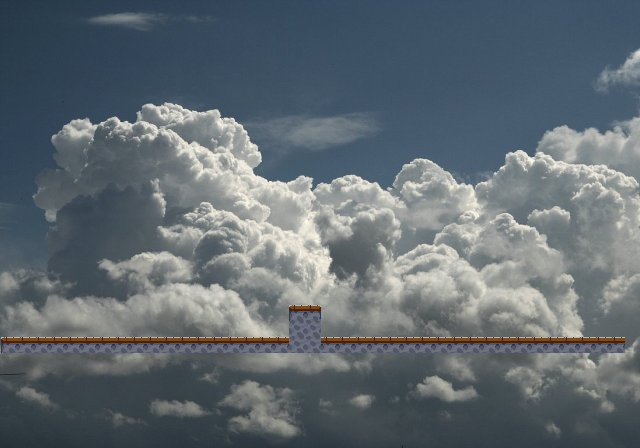

This game map was drawn from its Tiled (.tmx) file and the tilesets committed beside it. A one-line description and the full map source follow:
An orthogonal 40x28 tile map with 16x16 px tiles, 1 tile layer (Kachelebene 1), 1 image layer and 2 objects.

<map version="1.0" orientation="orthogonal" width="40" height="28" tilewidth="16" tileheight="16">
 <tileset firstgid="1" name="jumpnrun" tilewidth="16" tileheight="16">
  <tileoffset x="1" y="1" />
  <image source="CdH_TILES.png" trans="ff00ff" width="320" height="320" />
 </tileset>
 <imagelayer name="Bildebene 1" width="40" height="28">
  <image source="wolken.jpg" />
 </imagelayer>
 <layer name="Kachelebene 1" width="40" height="28">
  <data encoding="csv">
0,0,0,0,0,0,0,0,0,0,0,0,0,0,0,0,0,0,0,0,0,0,0,0,0,0,0,0,0,0,0,0,0,0,0,0,0,0,0,0,
0,0,0,0,0,0,0,0,0,0,0,0,0,0,0,0,0,0,0,0,0,0,0,0,0,0,0,0,0,0,0,0,0,0,0,0,0,0,0,0,
0,0,0,0,0,0,0,0,0,0,0,0,0,0,0,0,0,0,0,0,0,0,0,0,0,0,0,0,0,0,0,0,0,0,0,0,0,0,0,0,
0,0,0,0,0,0,0,0,0,0,0,0,0,0,0,0,0,0,0,0,0,0,0,0,0,0,0,0,0,0,0,0,0,0,0,0,0,0,0,0,
0,0,0,0,0,0,0,0,0,0,0,0,0,0,0,0,0,0,0,0,0,0,0,0,0,0,0,0,0,0,0,0,0,0,0,0,0,0,0,0,
0,0,0,0,0,0,0,0,0,0,0,0,0,0,0,0,0,0,0,0,0,0,0,0,0,0,0,0,0,0,0,0,0,0,0,0,0,0,0,0,
0,0,0,0,0,0,0,0,0,0,0,0,0,0,0,0,0,0,0,0,0,0,0,0,0,0,0,0,0,0,0,0,0,0,0,0,0,0,0,0,
0,0,0,0,0,0,0,0,0,0,0,0,0,0,0,0,0,0,0,0,0,0,0,0,0,0,0,0,0,0,0,0,0,0,0,0,0,0,0,0,
0,0,0,0,0,0,0,0,0,0,0,0,0,0,0,0,0,0,0,0,0,0,0,0,0,0,0,0,0,0,0,0,0,0,0,0,0,0,0,0,
0,0,0,0,0,0,0,0,0,0,0,0,0,0,0,0,0,0,0,0,0,0,0,0,0,0,0,0,0,0,0,0,0,0,0,0,0,0,0,0,
0,0,0,0,0,0,0,0,0,0,0,0,0,0,0,0,0,0,0,0,0,0,0,0,0,0,0,0,0,0,0,0,0,0,0,0,0,0,0,0,
0,0,0,0,0,0,0,0,0,0,0,0,0,0,0,0,0,0,0,0,0,0,0,0,0,0,0,0,0,0,0,0,0,0,0,0,0,0,0,0,
0,0,0,0,0,0,0,0,0,0,0,0,0,0,0,0,0,0,0,0,0,0,0,0,0,0,0,0,0,0,0,0,0,0,0,0,0,0,0,0,
0,0,0,0,0,0,0,0,0,0,0,0,0,0,0,0,0,0,0,0,0,0,0,0,0,0,0,0,0,0,0,0,0,0,0,0,0,0,0,0,
0,0,0,0,0,0,0,0,0,0,0,0,0,0,0,0,0,0,0,0,0,0,0,0,0,0,0,0,0,0,0,0,0,0,0,0,0,0,0,0,
0,0,0,0,0,0,0,0,0,0,0,0,0,0,0,0,0,0,0,0,0,0,0,0,0,0,0,0,0,0,0,0,0,0,0,0,0,0,0,0,
0,0,0,0,0,0,0,0,0,0,0,0,0,0,0,0,0,0,0,0,0,0,0,0,0,0,0,0,0,0,0,0,0,0,0,0,0,0,0,0,
0,0,0,0,0,0,0,0,0,0,0,0,0,0,0,0,0,0,0,0,0,0,0,0,0,0,0,0,0,0,0,0,0,0,0,0,0,0,0,0,
0,0,0,0,0,0,0,0,0,0,0,0,0,0,0,0,0,0,0,0,0,0,0,0,0,0,0,0,0,0,0,0,0,0,0,0,0,0,0,0,
0,0,0,0,0,0,0,0,0,0,0,0,0,0,0,0,0,0,121,123,0,0,0,0,0,0,0,0,0,0,0,0,0,0,0,0,0,0,0,0,
0,0,0,0,0,0,0,0,0,0,0,0,0,0,0,0,0,0,142,142,0,0,0,0,0,0,0,0,0,0,0,0,0,0,0,0,0,0,0,0,
121,122,122,122,122,122,122,122,122,122,122,122,122,122,122,122,122,122,142,142,122,122,122,122,122,122,122,122,122,122,122,122,122,122,122,122,122,122,122,0,
0,0,0,0,0,0,0,0,0,0,0,0,0,0,0,0,0,0,0,0,0,0,0,0,0,0,0,0,0,0,0,0,0,0,0,0,0,0,0,0,
0,0,0,0,0,0,0,0,0,0,0,0,0,0,0,0,0,0,0,0,0,0,0,0,0,0,0,0,0,0,0,0,0,0,0,0,0,0,0,0,
0,0,0,0,0,0,0,0,0,0,0,0,0,0,0,0,0,0,0,0,0,0,0,0,0,0,0,0,0,0,0,0,0,0,0,0,0,0,0,0,
0,0,0,0,0,0,0,0,0,0,0,0,0,0,0,0,0,0,0,0,0,0,0,0,0,0,0,0,0,0,0,0,0,0,0,0,0,0,0,0,
0,0,0,0,0,0,0,0,0,0,0,0,0,0,0,0,0,0,0,0,0,0,0,0,0,0,0,0,0,0,0,0,0,0,0,0,0,0,0,0,
0,0,0,0,0,0,0,0,0,0,0,0,0,0,0,0,0,0,0,0,0,0,0,0,0,0,0,0,0,0,0,0,0,0,0,0,0,0,0,0
</data>
 </layer>
 <objectgroup name="Object Layer 1" width="40" height="28">
  <object x="1" y="338" width="625" height="14" />
  <object x="291" y="306" width="29" height="38" />
 </objectgroup>
</map>
